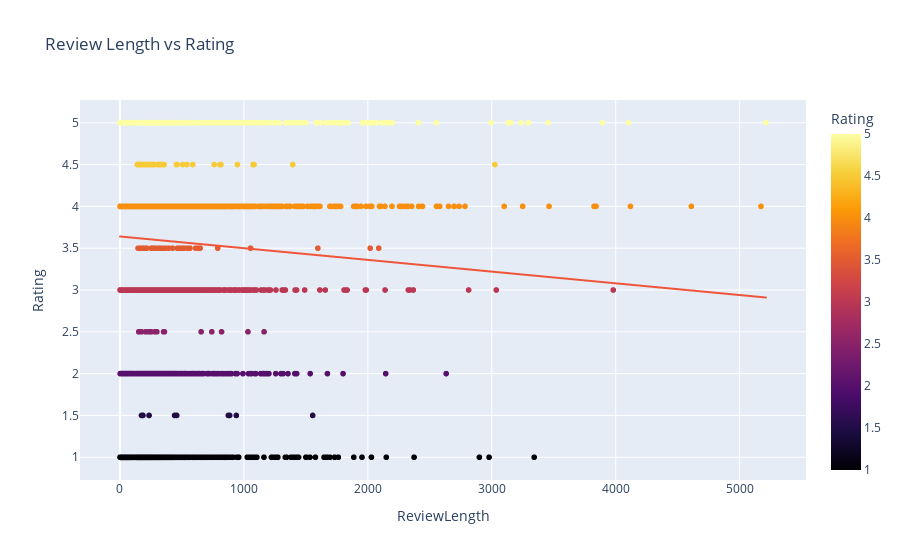

The cell this chart's notebook holds for it:
### Markdown cell above
Number of Reviews vs Rating Scatter Plot

### Code cell
df['ReviewLength'] = df['Review'].astype(str).apply(len)

fig = px.scatter(df, x='ReviewLength', y='Rating',
                 title='Review Length vs Rating',
                 trendline='ols',
                 color='Rating', color_continuous_scale='Inferno')
fig.show()

### Figure 1 — Plotly figure (JSON) as saved in the notebook; plotly's stock layout.template omitted (floating-point values rounded to 4 significant figures; data arrays with more than 128 entries replaced by an {"elided": "..."} marker saying what was removed)
{"data": [{"hovertemplate": "ReviewLength=%{x}<br>Rating=%{marker.color}<extra></extra>", "legendgroup": "", "marker": {"color": {"elided": "10000 float values"}, "coloraxis": "coloraxis", "symbol": "circle"}, "mode": "markers", "name": "", "showlegend": false, "type": "scattergl", "x": {"elided": "10000 int values"}, "xaxis": "x", "y": {"elided": "10000 float values"}, "yaxis": "y"}, {"hovertemplate": "<b>OLS trendline</b><br>Rating = -0.00014007 * ReviewLength + 3.64021<br>R<sup>2</sup>=0.001022<br><br>ReviewLength=%{x}<br>Rating=%{y} <b>(trend)</b><extra></extra>", "legendgroup": "", "marker": {"symbol": "circle"}, "mode": "lines", "name": "", "showlegend": false, "type": "scattergl", "x": {"elided": "9961 int values"}, "xaxis": "x", "y": {"elided": "9961 float values"}, "yaxis": "y"}], "layout": {"coloraxis": {"colorbar": {"title": {"text": "Rating"}}, "colorscale": [[0, "#000004"], [0.1111, "#1b0c41"], [0.2222, "#4a0c6b"], [0.3333, "#781c6d"], [0.4444, "#a52c60"], [0.5556, "#cf4446"], [0.6667, "#ed6925"], [0.7778, "#fb9b06"], [0.8889, "#f7d13d"], [1, "#fcffa4"]]}, "legend": {"tracegroupgap": 0}, "title": {"text": "Review Length vs Rating"}, "xaxis": {"anchor": "y", "domain": [0, 1], "title": {"text": "ReviewLength"}}, "yaxis": {"anchor": "x", "domain": [0, 1], "title": {"text": "Rating"}}}}
